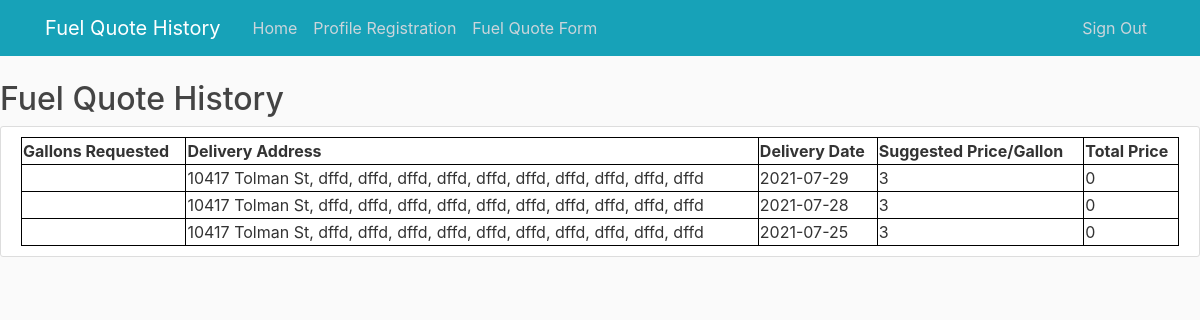
The app's page /history with its own data.
### webapp/models.py (models this page shows, shortened)
class Fuel_quote(db.Model):
    id = db.Column(db.Integer, primary_key=True)
    number_of_gallons = db.Column(db.Integer,nullable = False)
    delivery_address= db.Column(db.String(120),db.ForeignKey('registered_user.address1'), nullable = False)
    delivery_date = db.Column(db.Date, nullable=False)
    price_per_gallon=db.Column(db.Integer, nullable=False)
    total = db.Column(db.Integer, nullable=False)
    user_id = db.Column(db.Integer, db.ForeignKey('user.id') ,nullable=False)

### webapp/routes.py (the view)
@app.route("/history")
def history():
    quote = Fuel_quote.query.all()
    return render_template('history.html',quote=quote)

### webapp/templates/history.html (shortened to what this page needs)
<!DOCTYPE html>
<html>
    <head>
    <link rel="stylesheet" href="https://stackpath.bootstrapcdn.com/bootstrap/4.3.1/css/bootstrap.min.css">
    <link rel="stylesheet" type="text/css" href="{{ url_for('static', filename='main.css')}}">
    </head>
    <body>
        <header class="site-header">
            <nav class="navbar navbar-expand-md navbar-dark bg-info fixed-top">
              <div class="container">
                <a class="navbar-brand mr-4" href="/">Fuel Quote History</a>
                <div class="collapse navbar-collapse" id="navbarToggle">
                  <div class="navbar-nav mr-auto">
                    <a class="nav-item nav-link" href="/Management">Home</a>
                    <a class="nav-item nav-link" href="/Registration">Profile Registration</a>
                    <a class="nav-item nav-link" href="/fuelQuote">Fuel Quote Form</a>
                  </div>
                  <div class="navbar-nav">
                    <a class="nav-item nav-link" href="{{ url_for('logout') }}">Sign Out</a>
                  </div>
                </div>
              </div>
            </nav>
          </header>
          <h2>Fuel Quote History</h2>
            <div class="content-section">
                <table style="width:100%">
                    <tr>
                        <th>Gallons Requested</th>
                        <th>Delivery Address</th>
                        <th>Delivery Date</th>
                        <th>Suggested Price/Gallon</th>
                        <th>Total Price</th>
                    </tr>
                    {% for row in quote %}
                    <tr>
                      <td>{{row.gallons_requested}}</td>
                      <td>{{row.delivery_address}}</td>
                      <td>{{row.delivery_date}}</td>
                      <td>{{row.price_per_gallon}}</td>
                      <td>{{row.total}}</td>
                    </tr>
                    {% endfor %}
                </table>
            </div>
    </body>
</html>

### webapp/static/main.css (style rules this page uses)
body { background: #fafafa; color: #333333; margin-top: 5rem; }
h1, h2, h3, h4, h5, h6 { color: #444444; }
.site-header .navbar-nav .nav-link { color: #cbd5db; }
.content-section { background: #ffffff; padding: 10px 20px; border: 1px solid #dddddd; border-radius: 3px; margin-bottom: 20px; display: flexbox; box-align: center; }

### webapp/templates/history.html (style rules this page uses)
table, th, td { border: 1px solid black; }

### records on screen
Fuel_quote: delivery_address "10417 Tolman St, dffd, dffd, dffd, dffd, dffd, dffd, dffd, dffd, dffd, dffd", delivery_date "2021-07-29", price_per_gallon "3", total "0"
Fuel_quote: delivery_address "10417 Tolman St, dffd, dffd, dffd, dffd, dffd, dffd, dffd, dffd, dffd, dffd", delivery_date "2021-07-28", price_per_gallon "3", total "0"
Fuel_quote: delivery_address "10417 Tolman St, dffd, dffd, dffd, dffd, dffd, dffd, dffd, dffd, dffd, dffd", delivery_date "2021-07-25", price_per_gallon "3", total "0"
